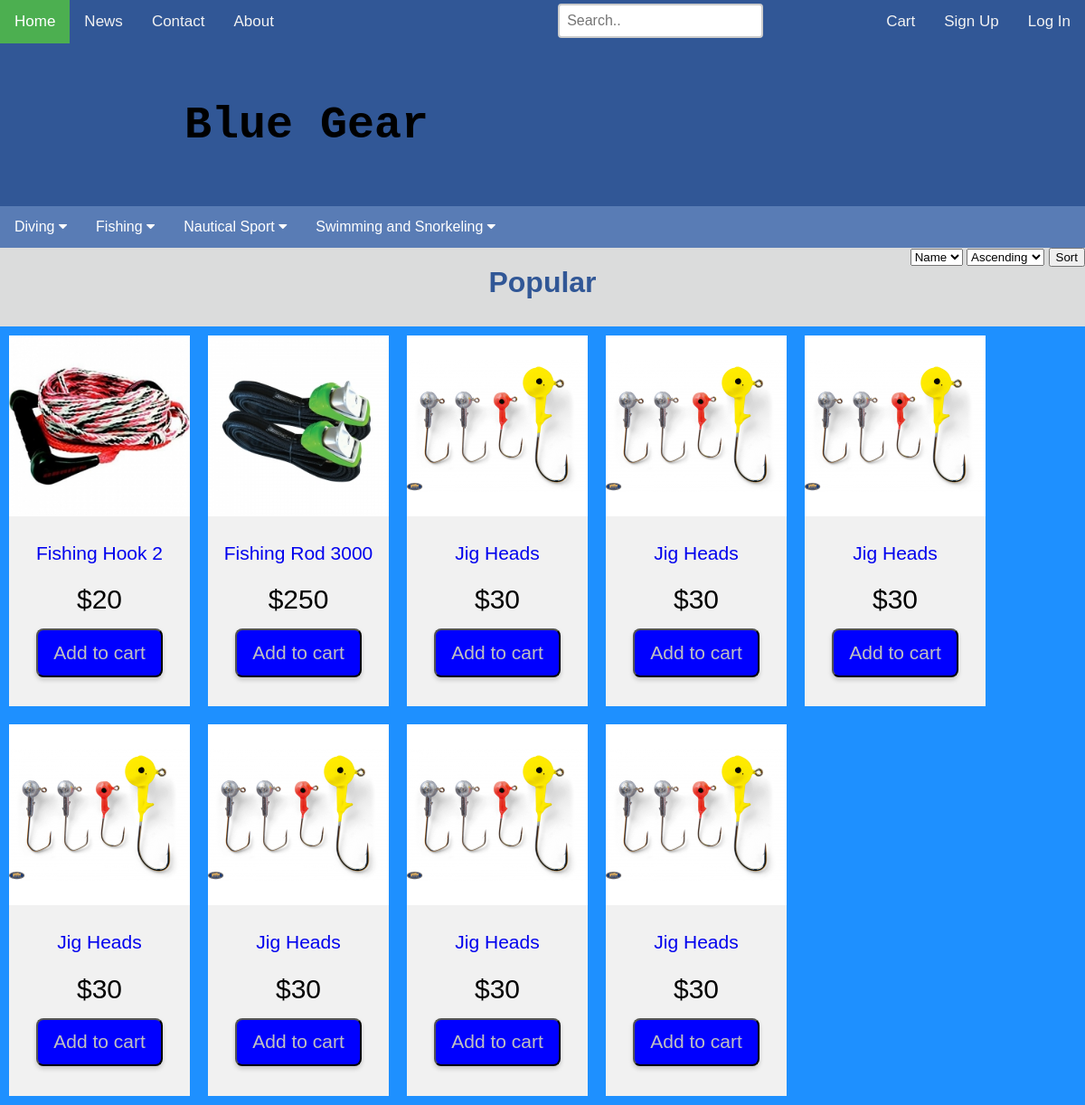
The page / on the database its author committed.
### tables this page shows
CREATE TABLE IF NOT EXISTS `subcategory` (
  `id` int(11) NOT NULL AUTO_INCREMENT,
  `subcategory_name` varchar(128) NOT NULL,
  `category_id` int(11) NOT NULL,
  PRIMARY KEY (`id`),
  UNIQUE KEY `name` (`subcategory_name`),
  KEY `category_id` (`category_id`)
);

CREATE TABLE IF NOT EXISTS `category` (
  `id` int(11) NOT NULL AUTO_INCREMENT,
  `category_name` varchar(128) NOT NULL,
  PRIMARY KEY (`id`),
  UNIQUE KEY `category_name` (`category_name`)
);

CREATE TABLE IF NOT EXISTS `product` (
  `id` int(11) NOT NULL AUTO_INCREMENT,
  `product_name` varchar(128) NOT NULL,
  `price` decimal(12,0) NOT NULL,
  `quantity` int(11) NOT NULL,
  `subcategory_id` int(11) NOT NULL,
  PRIMARY KEY (`id`),
  KEY `subcategory_id` (`subcategory_id`)
);

### init.php (called while the page is built, shortened)
<?php
if(isset($_SESSION["user_id"])) {
    $logged_in = true;
    $first_name = $_SESSION["first_name"];
}
else {
    $logged_in = false;
}
?>

### display_products.php (the view)
<?php
function displayProducts($results) {
    if(count($results) == 0) {
        echo "No results found.";
    }
    else {
        echo '<div class="flex-container">';
        foreach($results as $row) {
            $product_id = $row["id"];
            $product_name = $row["product_name"];
            $img_src = strtolower($product_name);
            $img_src = str_replace(" ", "_", $img_src);
            $img_src = "img/product/". $img_src .".png";
            $product_url = "product_page.php?id=". $product_id;
            $price = $row["price"];
            echo
            '<div>
                <a href="'. $product_url .'">
                    <img class="product-img" src="'. $img_src .'" alt="'. $product_name .'">
                </a><br>
                <a href="'. $product_url .'">
                    <p class="names">'. $product_name .'</p>
                </a>
                <p class="price">$'. $price .'</p>
                <button type="button" value="'. $product_id .'" class="btn add-to-cart">Add to cart</button>
            </div>';
        }
        echo '</div>';
    }
}
?>

### header.php (shortened to what this page needs)
<?php
include "init.php";
?>
<!DOCTYPE html>
<html lang="en" dir="ltr">
    <head>
        <link rel="stylesheet" href="css/style.css">
        <link rel="stylesheet" href="https://cdnjs.cloudflare.com/ajax/libs/font-awesome/4.7.0/css/font-awesome.min.css">
        <link rel="stylesheet" href="css/popup_cart.css">
    </head>
<body>
    <div class="top">
        <div class="topnav">
            <a class="active" href="index.php">Home</a>
            <a href="#news">News</a>
            <a href="#contact">Contact</a>
            <a href="#about">About</a>
            <span class="right">
            <a id="cart-trigger" href="cart.php">Cart</a>
            <?php
            if(!$logged_in) {
                echo
                '<a href="signup.php">Sign Up</a>
                <a href="login.php">Log In</a>';
            }
            else {
                $id = $_SESSION["user_id"];
                echo
                '<a href="logout_handler.php">Log Out</a>';
            }
            ?>
            </span>
            <span class="searchdiv">
                <form class="searchbar">
                    <input type="text" name="search" placeholder="Search..">
                </form>
            </span>
        </div>
    </div>
    <div id="header">
        <h1>Blue Gear</h1>
    </div>
    <div class="navbar">
        <?php
        include "connect_db.php";
        $sql = $db->prepare("SELECT category_name, subcategory_name
                             FROM category
                             LEFT JOIN subcategory
                             ON category.id = subcategory.category_id;");
        $sql->execute();
        $results = $sql->fetchAll(PDO::FETCH_ASSOC);
        $seen_categories = array();
        $first_row = true;
        foreach($results as $row) {
            $name = $row["category_name"];
            if($first_row) {
                array_push($seen_categories, $name);
                echo
                '<div class="dropdown">
                    <button class="dropbtn">
                        '. $row["category_name"] .'
                        <i class="fa fa-caret-down"></i>
                    </button>
                    <div class="dropdown-content">
                        <div class="row">';
                $first_row = false;
            }
            elseif(!in_array($name, $seen_categories)) {
                array_push($seen_categories, $name);
                echo
                '</div></div></div>
                 <div class="dropdown">
                    <button class="dropbtn">
                        '. $row["category_name"] .'
                        <i class="fa fa-caret-down"></i>
                    </button>
                    <div class="dropdown-content">
                        <div class="row">';
            }
        }
        echo '</div></div></div>';
        ?>
    </div>

### sorting_options.php (shortened to what this page needs)
<?php
$order = "product_name";
$sort = "ASC";
?>
<form class="rf" method="get">
    <select name="order" id="order">
        <?php
        if($order == "price") {
            echo '<option value="product_name">Name</option>
                    <option value="price" selected>Price</option>';
        }
        else {
            echo '<option value="product_name" selected>Name</option>
            <option value="price">Price</option>';
        }
        ?>
    </select>
    <select name="sort" id="sort">
        <?php
        if($sort == "DESC") {
            echo '<option value="ASC">Ascending</option>
                    <option value="DESC" selected>Decending</option>';
        }
        else {
            echo '<option value="ASC" selected>Ascending</option>
                    <option value="DESC">Decending</option>';
        }
        ?>
    </select>
    <input type="submit" name="sort-btn" value="Sort">
</form>

### index.php (shortened to what this page needs)
    <?php
    include "header.php";
    include "sorting_options.php";
    ?>
        <h1 class="heading">Popular</h1>
        <?php
        include "connect_db.php";
        $sql = $db->prepare("SELECT id, product_name, price
                             FROM product
                             WHERE quantity > 0
                             ORDER BY $order $sort;");
        $sql->execute();
        $results = $sql->fetchAll(PDO::FETCH_ASSOC);
        include "display_products.php";
        displayProducts($results);
        ?>
    </body>
</html>

### css/style.css (style rules this page uses)
body { margin: 0; font-family: Arial, Helvetica, sans-serif; }
.top { height: auto; }
.topnav .right { float: right; }
.heading { text-align: center; color:#315796; width: 50%; margin: 20px auto auto; margin-bottom: -20px; }
.topnav { overflow: hidden; background-color: #333; background-color: rgb(49, 87, 150); }
.topnav a { float: left; color: #f2f2f2; text-align: center; padding: 14px 16px; text-decoration: none; font-size: 17px; }
.topnav a.active { background-color: #4caf50; color: white; }
.searchdiv { float: right; margin-top: 0.3%; margin-right: 10%; }
.searchbar input[type="text"] { border: 2px solid #ccc; border-radius: 4px; font-size: 16px; background-image: url("img/searchicon.png"); background-position: 0px 0px; background-size: 40px 40px; background-repeat: no-repeat; padding: 8px; -webkit-transition: width 0.4s ease-in-out; transition: width 0.4s ease-in-out; }
#header { background-color: yellow; height: 180px; display: flex; align-items: center; background-color: rgb(49, 87, 150); }
body { background-color: rgb(219, 220, 220); }
#header h1 { font-family: "Lucida Console", Courier, monospace; font-size: 50px; padding-left: 204px; }
.navbar { overflow: hidden; background-color: #333; background-color:rgb(89, 124, 181); font-family: Arial, Helvetica, sans-serif; }
.dropdown { float: left; overflow: hidden; }
.dropdown .dropbtn { font-size: 16px; border: none; outline: none; color: white; padding: 14px 16px; background-color: inherit; font: inherit; margin: 0; }
.rf { float: right; }
.names { line-height: 1.25em; max-height: 1.25em; font-size: 0.7em; }
.price { margin: 15px; }
.btn { display: block; width:70%; height: 13%; margin: 0px auto; background-color: blue; font-family:Impact, Charcoal, sans-serif; font-size: 70%; color: silver; border-radius: 8px; box-shadow: 0 3px 5px rgba(0, 0, 0, 0.18); margin-bottom: 28%; }
.flex-container { margin-top: 50px; display: flex; height: auto; flex-wrap: wrap; align-content: space-between; background-color: DodgerBlue; }
.flex-container > div { background-color: #f1f1f1; width: 200px; margin: 10px; text-align: center; font-size: 30px; overflow: visible; }
.flex-container img { max-width: 100%; max-height: 100%; }
a { text-decoration: none; }

### rows shown on the page
subcategory: category.category_name "Diving"
subcategory: category.category_name "Fishing"
subcategory: category.category_name "Nautical Sport"
subcategory: category.category_name "Swimming and Snorkeling"
product: shows a picture, product_name "Fishing Hook 2", price "20", $product_id 1 (drawn)
product: shows a picture, product_name "Fishing Rod 3000", price "250", $product_id 2 (drawn)
product: product_name "Jig Heads", price "30", $product_id 3 (drawn)
product: product_name "Jig Heads", price "30", $product_id 4 (drawn)
product: product_name "Jig Heads", price "30", $product_id 5 (drawn)
product: product_name "Jig Heads", price "30", $product_id 6 (drawn)
product: product_name "Jig Heads", price "30", $product_id 7 (drawn)
product: product_name "Jig Heads", price "30", $product_id 8 (drawn)
product: product_name "Jig Heads", price "30", $product_id 9 (drawn)
